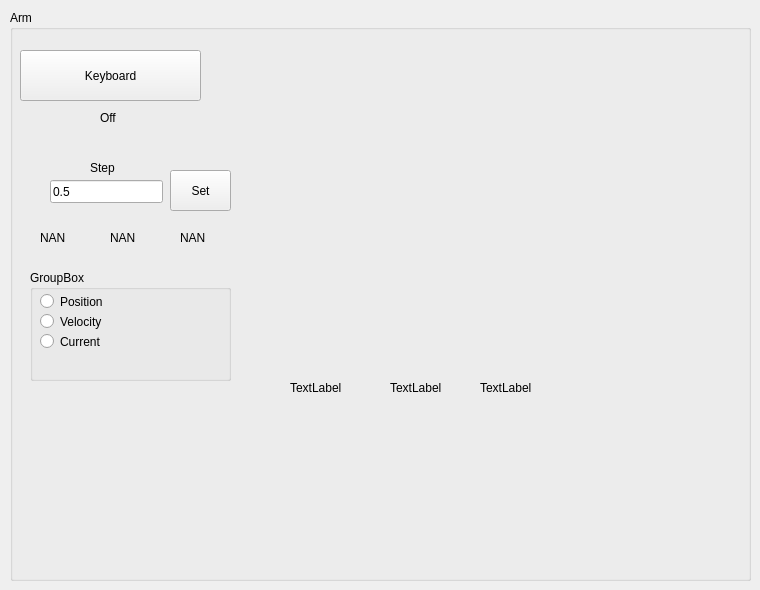
    <widget class="QWidget" name="tab_2">
     <attribute name="title">
      <string>Manual</string>
     </attribute>
     <widget class="QGroupBox" name="groupBox_6">
      <property name="geometry">
       <rect>
        <x>10</x>
        <y>10</y>
        <width>741</width>
        <height>571</height>
       </rect>
      </property>
      <property name="title">
       <string>Arm</string>
      </property>
      <widget class="QLabel" name="label_23">
       <property name="geometry">
        <rect>
         <x>80</x>
         <y>150</y>
         <width>59</width>
         <height>15</height>
        </rect>
       </property>
       <property name="text">
        <string>Step</string>
       </property>
      </widget>
      <widget class="QLineEdit" name="lineEdit_manual_step">
       <property name="geometry">
        <rect>
         <x>40</x>
         <y>170</y>
         <width>113</width>
         <height>23</height>
        </rect>
       </property>
       <property name="text">
        <string>0.5</string>
       </property>
      </widget>
      <widget class="QLabel" name="label_manual_mode">
       <property name="geometry">
        <rect>
         <x>30</x>
         <y>220</y>
         <width>59</width>
         <height>15</height>
        </rect>
       </property>
       <property name="text">
        <string>NAN</string>
       </property>
      </widget>
      <widget class="QLabel" name="label_manual_step">
       <property name="geometry">
        <rect>
         <x>170</x>
         <y>220</y>
         <width>59</width>
         <height>15</height>
        </rect>
       </property>
       <property name="text">
        <string>NAN</string>
       </property>
      </widget>
      <widget class="QLabel" name="label_manual_step_mode">
       <property name="geometry">
        <rect>
         <x>100</x>
         <y>220</y>
         <width>59</width>
         <height>15</height>
        </rect>
       </property>
       <property name="text">
        <string>NAN</string>
       </property>
      </widget>
      <widget class="QPushButton" name="pushButton_keyboard">
       <property name="geometry">
        <rect>
         <x>10</x>
         <y>40</y>
         <width>181</width>
         <height>51</height>
        </rect>
       </property>
       <property name="text">
        <string>Keyboard</string>
       </property>
      </widget>
      <widget class="QLabel" name="label_manual_keyboard">
       <property name="geometry">
        <rect>
         <x>90</x>
         <y>100</y>
         <width>59</width>
         <height>15</height>
        </rect>
       </property>
       <property name="text">
        <string>Off</string>
       </property>
      </widget>
      <widget class="QLabel" name="label_key_1">
       <property name="geometry">
        <rect>
         <x>280</x>
         <y>370</y>
         <width>59</width>
         <height>15</height>
        </rect>
       </property>
       <property name="text">
        <string>TextLabel</string>
       </property>
      </widget>
      <widget class="QLabel" name="label_key2">
       <property name="geometry">
        <rect>
         <x>380</x>
         <y>370</y>
         <width>59</width>
         <height>15</height>
        </rect>
       </property>
       <property name="text">
        <string>TextLabel</string>
       </property>
      </widget>
      <widget class="QLabel" name="label_key3">
       <property name="geometry">
        <rect>
         <x>470</x>
         <y>370</y>
         <width>59</width>
         <height>15</height>
        </rect>
       </property>
       <property name="text">
        <string>TextLabel</string>
       </property>
      </widget>
      <widget class="QPushButton" name="pushButton_manual_step_set">
       <property name="geometry">
        <rect>
         <x>160</x>
         <y>160</y>
         <width>61</width>
         <height>41</height>
        </rect>
       </property>
       <property name="text">
        <string>Set</string>
       </property>
      </widget>
      <widget class="QGroupBox" name="groupBox_7">
       <property name="geometry">
        <rect>
         <x>20</x>
         <y>260</y>
         <width>201</width>
         <height>111</height>
        </rect>
       </property>
       <property name="title">
        <string>GroupBox</string>
       </property>
       <widget class="QRadioButton" name="radioButton_manual_pos">
        <property name="geometry">
         <rect>
          <x>10</x>
          <y>20</y>
          <width>112</width>
          <height>23</height>
         </rect>
        </property>
        <property name="text">
         <string>Position</string>
        </property>
       </widget>
       <widget class="QRadioButton" name="radioButton_manual_curr">
        <property name="geometry">
         <rect>
          <x>10</x>
          <y>60</y>
          <width>112</width>
          <height>23</height>
         </rect>
        </property>
        <property name="text">
         <string>Current</string>
        </property>
       </widget>
       <widget class="QRadioButton" name="radioButton_manual_velocity">
        <property name="geometry">
         <rect>
          <x>10</x>
          <y>40</y>
          <width>112</width>
          <height>23</height>
         </rect>
        </property>
        <property name="text">
         <string>Velocity</string>
        </property>
       </widget>
      </widget>
     </widget>
    </widget>
